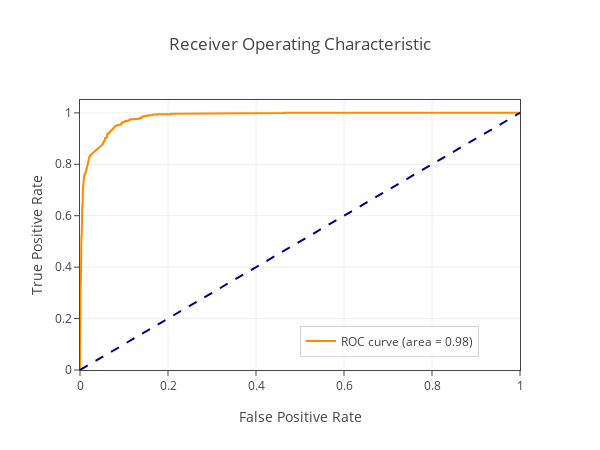

The notebook cell this image was saved under:
### Markdown cell above
#### Hard Margin SVM Classifier

### Code cell
from sklearn.svm import SVC

# hard margin SVM classifier
clf_svm1 = SVC(C=1000.0, kernel='linear')
clf_svm1.fit(x_train, y_train)
score = clf_svm1.decision_function(x_test)
predicted = clf_svm1.predict(x_test)

print("%-12s %f" % ('Accuracy:', metrics.accuracy_score(y_test, predicted)))
print("%-12s %f" % ('Precision:', metrics.precision_score(y_test, predicted, average='macro')))
print("%-12s %f" % ('Recall:', metrics.recall_score(y_test, predicted, average='macro')))
print("Confusion Matrix: \n{0}".format(metrics.confusion_matrix(y_test, predicted)))

fpr_svm1, tpr_svm1, thresholds = metrics.roc_curve(y_test, score)
roc_auc_svm1 = metrics.auc(fpr_svm1, tpr_svm1)
draw_roc_curve(fpr_svm1, tpr_svm1, roc_auc_svm1, 'ROC curve')

### Figure 1 — Plotly figure (JSON) as saved in the notebook; plotly's stock layout.template omitted (floating-point values rounded to 4 significant figures; data arrays with more than 128 entries replaced by an {"elided": "..."} marker saying what was removed)
{"data": [{"line": {"color": "darkorange", "width": 2}, "mode": "lines", "name": "ROC curve (area = 0.98)", "type": "scatter", "x": {"elided": "254 float values"}, "y": {"elided": "254 float values"}}, {"line": {"color": "navy", "dash": "dash", "width": 2}, "mode": "lines", "showlegend": false, "type": "scatter", "x": [0, 1], "y": [0, 1]}], "layout": {"autosize": false, "height": 450, "legend": {"bordercolor": "#D3D3D3", "borderwidth": 1, "x": 0.5, "y": 0.05}, "title": "Receiver Operating Characteristic", "width": 600, "xaxis": {"linewidth": 1, "mirror": true, "ticks": "outside", "title": "False Positive Rate"}, "yaxis": {"linewidth": 1, "mirror": true, "range": [0, 1.05], "ticks": "outside", "title": "True Positive Rate"}}}
